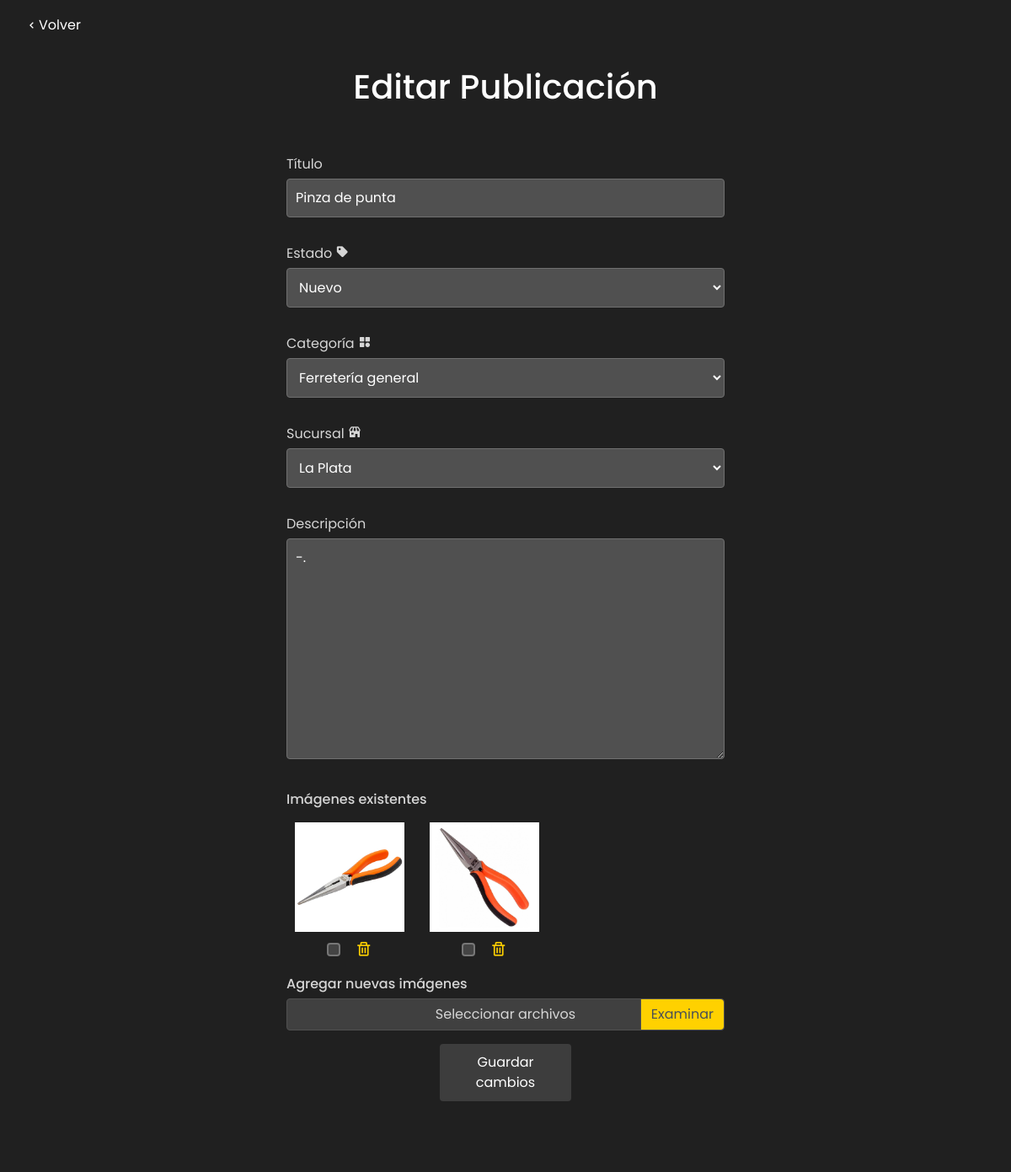
Page /publicacion/11/editar/ (signed in) on the committed database.
### vista_usuario/models.py (models this page shows, shortened)
class Publicacion(models.Model):
    NUEVO = 'nuevo'
    USADO = 'usado'
    ESTADOS_CHOICES = [
        (NUEVO, 'Nuevo'),
        (USADO, 'Usado'),
    ]
    CATEGORIA_CHOICES = [
        ('Electricidad', 'Electricidad'),
        ('Ferretería general', 'Ferretería general'),
        ('Construcción', 'Construcción'),
        ('Herramientas', 'Herramientas'),
        ('Jardinería', 'Jardinería'),
        ('Protección personal', 'Protección personal'),
    ]
    titulo = models.CharField(max_length=100)
    estado = models.CharField(max_length=10, choices=ESTADOS_CHOICES, default=NUEVO)
    categoria = models.CharField(max_length=50, choices=CATEGORIA_CHOICES)
    sucursal = models.ForeignKey(Sucursal, on_delete=models.SET_NULL, null=True)
    descripcion = models.TextField()
    autor = models.ForeignKey(User, on_delete=models.CASCADE)
    es_privada = models.BooleanField(default=False)
    parte_oferta = models.BooleanField(default=False)
    imagenes = models.ManyToManyField(
        'Imagen',
        related_name='publicaciones',
    )  # Relación ManyToMany con Imagen

class Imagen(models.Model):
    imagen = models.ImageField(upload_to='imagenes/')

### vista_administrador/models.py (models this page shows)
class Sucursal(models.Model):
    nombre = models.CharField(max_length=100)
    direccion = models.CharField(max_length=100)

### ferreplus/modulos/modulos_inicio_sesion.py (the view)
    def wrapper(request, *args, **kwargs):
        if not request.user.is_authenticated or request.user.is_staff or request.user.is_superuser:
            return HttpResponse("No tienes permiso para acceder a esta página.")
        return view_func(request, *args, **kwargs)

### vista_usuario/forms.py
class PublicacionForm(forms.ModelForm):
    def __init__(self, *args, **kwargs):
        super().__init__(*args, **kwargs)
        self.fields['titulo'].widget.attrs.update({'required': True})
        self.fields['estado'].widget.attrs.update({'required': True})
        self.fields['categoria'].widget.attrs.update({'required': True})
        self.fields['descripcion'].widget.attrs.update({'required': True})
    class Meta:
        model = Publicacion
        fields = ['titulo', 'estado', 'categoria', 'sucursal', 'descripcion']

### ferreplus/modulos/modulos_inicio_sesion.py (called while the page is built)
def normal_required(view_func):
    def wrapper(request, *args, **kwargs):
        if not request.user.is_authenticated or request.user.is_staff or request.user.is_superuser:
            return HttpResponse("No tienes permiso para acceder a esta página.")
        return view_func(request, *args, **kwargs)
    return wrapper

### vista_usuario/middelwares/middelware.py (called while the page is built)
    def __call__(self, request):
        response = self.get_response(request)
        if request.path == reverse('cerrar_sesion') and request.user.is_authenticated:
            return redirect('inicio')  # Redirige a la página de inicio después de cerrar sesión
        return response

### vista_usuario/modulos/modulos_publicacion.py (called while the page is built)
def render_editar_publicacion(request, form_publicacion, publicacion):
    return render(request, 'vista_usuario/editar_publicacion.html', {
        'form_publicacion': form_publicacion,
        'publicacion': publicacion,
        'sucursales': Sucursal.objects.all()
    })

### templates/vista_usuario/editar_publicacion.html (shortened to what this page needs)
<!DOCTYPE html>
<html>
<head>
    <link href="https://stackpath.bootstrapcdn.com/bootstrap/4.5.2/css/bootstrap.min.css" rel="stylesheet">
    <link href="https://cdn.jsdelivr.net/npm/bootstrap-icons@1.10.3/font/bootstrap-icons.css" rel="stylesheet">
    <link href='https://unpkg.com/boxicons@2.1.4/css/boxicons.min.css' rel='stylesheet'>
    {% load static %}
    <link rel="stylesheet" type="text/css" href="{% static 'css/editar_publicacion.css' %}">
</head>
<body>
    <div class="custom-container">
        <button id="BotonVolver" class="btn btn-secondary">
            <a href="{% url 'mis_publicaciones' %}">
                <i class='bx bx-chevron-left'><span>Volver</span></i>
            </a>
        </button>
    </div>
    <div class="container">
        <div class="mb-3 text-center">
            <h1>Editar Publicación</h1>
        </div>
        <form method="POST" enctype="multipart/form-data" class="text-left">
            <div class="form-group">
                <span>Título</span>
                {{ form_publicacion.titulo }}
            </div>
            <div class="form-group">
                <span>Estado <i class='bx bxs-purchase-tag' ></i></span>
                {{ form_publicacion.estado }}
            </div>
            <div class="form-group">
                <span>Categoría <i class='bx bxs-category' ></i></span>
                {{ form_publicacion.categoria }}
            </div>
            <div class="form-group">
                <span>Sucursal <i class='bx bxs-store' ></i></span>
                <select class="form-select" id="select" name="sucursal" required>
                    <option value="{{ publicacion.sucursal.id }}" selected>{{ publicacion.sucursal.nombre }}</option>
                </select>
            </div>
            <div class="form-group">
                <span>Descripción</span>
                {{ form_publicacion.descripcion }}
            </div>
            <div class="form-group">
                <h6>Imágenes existentes</h6>
                <div class="form-group" id="imagesContainer">
                    {% for imagen in publicacion.imagenes.all %}
                    <div class="imagen-container">
                        <img src="{{ imagen.imagen.url }}" alt="{{ imagen.imagen.name }}">
                        <div class="delete-checkbox-container">
                            <input type="checkbox" name="eliminar_imagenes" value="{{ imagen.pk }}" class="delete-checkbox-input">
                            <i class="bx bx-trash delete-checkbox-icon"></i>
                        </div>
                    </div>
                    {% endfor %}
                </div>
                <div class="form-group">
                    <h6>Agregar nuevas imágenes</h6>
                    <div class="custom-file">
                        <label class="custom-file-label" for="nuevas_imagenes">Seleccionar archivos</label>
                    </div>
                </div>
            <div class="form-group">
                <button type="submit" class="btn btn-outline-primary btn-lg btn-block">Guardar cambios</button>
            </div>
        </form>
    </div>
</body>
</html>

### ferreplus/static/css/editar_publicacion.css (style rules this page uses)
* { font-family: "Poppins", sans-serif; font-weight: 400; font-style: normal; box-sizing: border-box; }
body { min-height: 100%; background-color: #202020; }
.container { max-width: 800px; margin: 0 auto; padding: 20px; }
form { margin: 0 auto; text-align: left; max-width: 600px; margin-bottom: 20px; padding: 40px; background-color: #202020; border-color: #505050; color: #d6d6d6; }
.mb-3 { max-width: 500px; margin: 5px auto; color: #fff; }
.custom-container { margin-top: 10px; margin-left: 20px; }
.custom-container button { background-color: transparent; color: #ffffff; border: none; padding: 10px; border-radius: 8px; cursor: pointer; text-decoration: none; }
.custom-container button a { color: inherit; text-decoration: none; }
.custom-container button i { vertical-align: left; margin-right: 5px; }
.custom-container button span { vertical-align: top; }
label { display: block; margin-bottom: 5px; align-self: auto; text-align: center; }
input[type="text"], textarea, select { width: 100%; padding: 10px; margin-bottom: 15px; color: #ffff; background-color: #505050; border: 1px solid #707070; border-radius: 4px; box-sizing: border-box; }
button[type="submit"] { background-color: #4CAF50; color: white; padding: 10px 20px; border: none; border-radius: 4px; cursor: pointer; }
#imagesContainer { display: flex; flex-wrap: wrap; justify-content: flex-start; }
.imagen-container { display: flex; flex-direction: column; align-items: center; margin-right: 10px; padding: 20; }
.imagen-container img { padding: 10px; max-width: 150px; max-height: 150px; border-radius: 8px; border: none; }
.delete-checkbox-input { appearance: none; -webkit-appearance: none; -moz-appearance: none; width: 16px; height: 16px; border: 2px solid #777777; border-radius: 4px; background-color: #444444; outline: none; cursor: pointer; transition: background-color 0.3s ease; position: relative; }
.delete-checkbox-icon { font-size: 20px; color: #ffd100; margin-left: 8px; transition: color 0.3s ease; }
.btn.btn-outline-primary { width: 150px; margin: 0 auto; }
.btn.btn-outline-primary.btn-lg.btn-block { font-size: medium; background-color: #3d3d3d; border-color: #3d3d3d; color: #ffffff; transition: background-color 0.3s ease; width: 30%; }
.delete-checkbox-input { margin-right: 5px; }
.custom-file-input ~ .custom-file-label::after { content: "Examinar"; background-color: #ffd100; padding: 0.375rem 0.75rem; cursor: pointer; }
.custom-file-label { color: #d6d6d6; background-color: #404040; border-color: #505050; }

### rows in the picture
Publicacion: titulo "Pinza de punta", estado "Nuevo", categoria "Ferretería general", sucursal "La Plata", descripcion "-."
Imagen: imagen (picture)
Imagen: imagen (picture)
